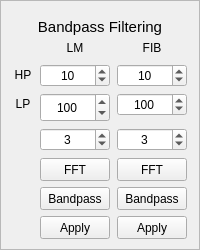
           <widget class="QFrame" name="frame_Bandpass">
            <property name="enabled">
             <bool>true</bool>
            </property>
            <property name="minimumSize">
             <size>
              <width>100</width>
              <height>121</height>
             </size>
            </property>
            <property name="maximumSize">
             <size>
              <width>400</width>
              <height>10000</height>
             </size>
            </property>
            <property name="autoFillBackground">
             <bool>false</bool>
            </property>
            <property name="frameShape">
             <enum>QFrame::StyledPanel</enum>
            </property>
            <property name="frameShadow">
             <enum>QFrame::Raised</enum>
            </property>
            <layout class="QGridLayout" name="gridLayout_5">
             <item row="8" column="3">
              <widget class="QPushButton" name="pushButton_Bandpass_FIB">
               <property name="minimumSize">
                <size>
                 <width>70</width>
                 <height>23</height>
                </size>
               </property>
               <property name="maximumSize">
                <size>
                 <width>70</width>
                 <height>20</height>
                </size>
               </property>
               <property name="text">
                <string>Apply</string>
               </property>
              </widget>
             </item>
             <item row="1" column="3">
              <widget class="QLabel" name="label_Bandpass_FIB">
               <property name="minimumSize">
                <size>
                 <width>70</width>
                 <height>20</height>
                </size>
               </property>
               <property name="maximumSize">
                <size>
                 <width>70</width>
                 <height>20</height>
                </size>
               </property>
               <property name="layoutDirection">
                <enum>Qt::LeftToRight</enum>
               </property>
               <property name="text">
                <string>FIB</string>
               </property>
               <property name="alignment">
                <set>Qt::AlignCenter</set>
               </property>
              </widget>
             </item>
             <item row="2" column="3">
              <widget class="QSpinBox" name="spinBox_Bandpass_FIB_HP">
               <property name="minimumSize">
                <size>
                 <width>70</width>
                 <height>20</height>
                </size>
               </property>
               <property name="maximumSize">
                <size>
                 <width>70</width>
                 <height>10000</height>
                </size>
               </property>
               <property name="layoutDirection">
                <enum>Qt::LeftToRight</enum>
               </property>
               <property name="alignment">
                <set>Qt::AlignCenter</set>
               </property>
               <property name="minimum">
                <number>1</number>
               </property>
               <property name="maximum">
                <number>9999</number>
               </property>
               <property name="singleStep">
                <number>1</number>
               </property>
               <property name="value">
                <number>10</number>
               </property>
              </widget>
             </item>
             <item row="5" column="3">
              <widget class="QSpinBox" name="spinBox_Bandpass_Sigma_FIB">
               <property name="minimumSize">
                <size>
                 <width>70</width>
                 <height>20</height>
                </size>
               </property>
               <property name="maximumSize">
                <size>
                 <width>70</width>
                 <height>10000</height>
                </size>
               </property>
               <property name="layoutDirection">
                <enum>Qt::LeftToRight</enum>
               </property>
               <property name="alignment">
                <set>Qt::AlignCenter</set>
               </property>
               <property name="minimum">
                <number>1</number>
               </property>
               <property name="maximum">
                <number>9999</number>
               </property>
               <property name="singleStep">
                <number>2</number>
               </property>
               <property name="value">
                <number>3</number>
               </property>
              </widget>
             </item>
             <item row="2" column="1">
              <widget class="QLabel" name="label_Bandpass_HP">
               <property name="minimumSize">
                <size>
                 <width>20</width>
                 <height>20</height>
                </size>
               </property>
               <property name="maximumSize">
                <size>
                 <width>20</width>
                 <height>20</height>
                </size>
               </property>
               <property name="layoutDirection">
                <enum>Qt::LeftToRight</enum>
               </property>
               <property name="text">
                <string>HP</string>
               </property>
               <property name="alignment">
                <set>Qt::AlignCenter</set>
               </property>
              </widget>
             </item>
             <item row="6" column="2">
              <widget class="QPushButton" name="pushButton_FFT_LM">
               <property name="minimumSize">
                <size>
                 <width>70</width>
                 <height>23</height>
                </size>
               </property>
               <property name="maximumSize">
                <size>
                 <width>70</width>
                 <height>20</height>
                </size>
               </property>
               <property name="text">
                <string>FFT</string>
               </property>
              </widget>
             </item>
             <item row="5" column="2">
              <widget class="QSpinBox" name="spinBox_Bandpass_Sigma_LM">
               <property name="minimumSize">
                <size>
                 <width>70</width>
                 <height>20</height>
                </size>
               </property>
               <property name="maximumSize">
                <size>
                 <width>70</width>
                 <height>10000</height>
                </size>
               </property>
               <property name="layoutDirection">
                <enum>Qt::LeftToRight</enum>
               </property>
               <property name="alignment">
                <set>Qt::AlignCenter</set>
               </property>
               <property name="minimum">
                <number>1</number>
               </property>
               <property name="maximum">
                <number>9999</number>
               </property>
               <property name="singleStep">
                <number>2</number>
               </property>
               <property name="value">
                <number>3</number>
               </property>
              </widget>
             </item>
             <item row="3" column="1">
              <widget class="QLabel" name="label_Bandpass_LP">
               <property name="minimumSize">
                <size>
                 <width>20</width>
                 <height>20</height>
                </size>
               </property>
               <property name="maximumSize">
                <size>
                 <width>20</width>
                 <height>20</height>
                </size>
               </property>
               <property name="layoutDirection">
                <enum>Qt::LeftToRight</enum>
               </property>
               <property name="text">
                <string>LP</string>
               </property>
               <property name="alignment">
                <set>Qt::AlignCenter</set>
               </property>
              </widget>
             </item>
             <item row="7" column="3">
              <widget class="QPushButton" name="pushButton_Bandpass_Mask_FIB">
               <property name="minimumSize">
                <size>
                 <width>70</width>
                 <height>23</height>
                </size>
               </property>
               <property name="maximumSize">
                <size>
                 <width>70</width>
                 <height>20</height>
                </size>
               </property>
               <property name="text">
                <string>Bandpass</string>
               </property>
              </widget>
             </item>
             <item row="7" column="2">
              <widget class="QPushButton" name="pushButton_Bandpass_Mask_LM">
               <property name="minimumSize">
                <size>
                 <width>70</width>
                 <height>23</height>
                </size>
               </property>
               <property name="maximumSize">
                <size>
                 <width>70</width>
                 <height>20</height>
                </size>
               </property>
               <property name="text">
                <string>Bandpass</string>
               </property>
              </widget>
             </item>
             <item row="8" column="2">
              <widget class="QPushButton" name="pushButton_Bandpass_LM">
               <property name="minimumSize">
                <size>
                 <width>70</width>
                 <height>23</height>
                </size>
               </property>
               <property name="maximumSize">
                <size>
                 <width>70</width>
                 <height>20</height>
                </size>
               </property>
               <property name="text">
                <string>Apply</string>
               </property>
              </widget>
             </item>
             <item row="1" column="2">
              <widget class="QLabel" name="label_Bandpass_LM">
               <property name="minimumSize">
                <size>
                 <width>70</width>
                 <height>20</height>
                </size>
               </property>
               <property name="maximumSize">
                <size>
                 <width>70</width>
                 <height>20</height>
                </size>
               </property>
               <property name="layoutDirection">
                <enum>Qt::LeftToRight</enum>
               </property>
               <property name="text">
                <string>LM</string>
               </property>
               <property name="alignment">
                <set>Qt::AlignCenter</set>
               </property>
              </widget>
             </item>
             <item row="6" column="3">
              <widget class="QPushButton" name="pushButton_FFT_FIB">
               <property name="minimumSize">
                <size>
                 <width>70</width>
                 <height>23</height>
                </size>
               </property>
               <property name="maximumSize">
                <size>
                 <width>70</width>
                 <height>20</height>
                </size>
               </property>
               <property name="text">
                <string>FFT</string>
               </property>
              </widget>
             </item>
             <item row="3" column="2" rowspan="2">
              <widget class="QSpinBox" name="spinBox_Bandpass_LM_LP">
               <property name="minimumSize">
                <size>
                 <width>70</width>
                 <height>20</height>
                </size>
               </property>
               <property name="maximumSize">
                <size>
                 <width>70</width>
                 <height>10000</height>
                </size>
               </property>
               <property name="layoutDirection">
                <enum>Qt::LeftToRight</enum>
               </property>
               <property name="alignment">
                <set>Qt::AlignCenter</set>
               </property>
               <property name="minimum">
                <number>1</number>
               </property>
               <property name="maximum">
                <number>9999</number>
               </property>
               <property name="singleStep">
                <number>1</number>
               </property>
               <property name="value">
                <number>100</number>
               </property>
              </widget>
             </item>
             <item row="3" column="3">
              <widget class="QSpinBox" name="spinBox_Bandpass_FIB_LP">
               <property name="minimumSize">
                <size>
                 <width>70</width>
                 <height>20</height>
                </size>
               </property>
               <property name="maximumSize">
                <size>
                 <width>70</width>
                 <height>10000</height>
                </size>
               </property>
               <property name="layoutDirection">
                <enum>Qt::LeftToRight</enum>
               </property>
               <property name="alignment">
                <set>Qt::AlignCenter</set>
               </property>
               <property name="minimum">
                <number>1</number>
               </property>
               <property name="maximum">
                <number>9999</number>
               </property>
               <property name="singleStep">
                <number>1</number>
               </property>
               <property name="value">
                <number>100</number>
               </property>
              </widget>
             </item>
             <item row="2" column="2">
              <widget class="QSpinBox" name="spinBox_Bandpass_LM_HP">
               <property name="minimumSize">
                <size>
                 <width>70</width>
                 <height>20</height>
                </size>
               </property>
               <property name="maximumSize">
                <size>
                 <width>70</width>
                 <height>10000</height>
                </size>
               </property>
               <property name="layoutDirection">
                <enum>Qt::LeftToRight</enum>
               </property>
               <property name="alignment">
                <set>Qt::AlignCenter</set>
               </property>
               <property name="minimum">
                <number>1</number>
               </property>
               <property name="maximum">
                <number>9999</number>
               </property>
               <property name="singleStep">
                <number>1</number>
               </property>
               <property name="value">
                <number>10</number>
               </property>
              </widget>
             </item>
             <item row="0" column="1" colspan="3">
              <widget class="QLabel" name="label_Bandpass">
               <property name="minimumSize">
                <size>
                 <width>100</width>
                 <height>20</height>
                </size>
               </property>
               <property name="maximumSize">
                <size>
                 <width>400</width>
                 <height>10</height>
                </size>
               </property>
               <property name="font">
                <font>
                 <pointsize>11</pointsize>
                </font>
               </property>
               <property name="text">
                <string>Bandpass Filtering</string>
               </property>
               <property name="alignment">
                <set>Qt::AlignCenter</set>
               </property>
              </widget>
             </item>
            </layout>
           </widget>
